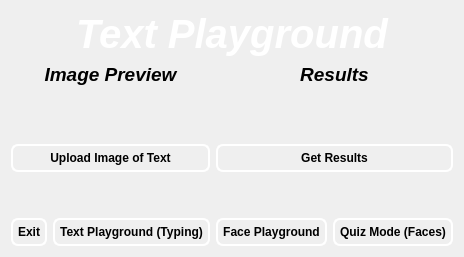
         <widget class="QWidget" name="page_4">
          <layout class="QGridLayout" name="gridLayout_6">
           <item row="0" column="0" colspan="4">
            <widget class="QLabel" name="label_6">
             <property name="font">
              <font>
               <family>Tahoma</family>
               <pointsize>30</pointsize>
               <weight>75</weight>
               <italic>true</italic>
               <bold>true</bold>
               <underline>false</underline>
              </font>
             </property>
             <property name="styleSheet">
              <string notr="true">background: transparent;</string>
             </property>
             <property name="text">
              <string>&lt;html&gt;&lt;head/&gt;&lt;body&gt;&lt;p&gt;&lt;span style=&quot; color:#ffffff;&quot;&gt;Text Playground&lt;/span&gt;&lt;/p&gt;&lt;/body&gt;&lt;/html&gt;</string>
             </property>
             <property name="alignment">
              <set>Qt::AlignCenter</set>
             </property>
            </widget>
           </item>
           <item row="2" column="2" colspan="2">
            <widget class="QLabel" name="textPGRating2">
             <property name="font">
              <font>
               <family>Tahoma</family>
               <pointsize>30</pointsize>
              </font>
             </property>
             <property name="text">
              <string>&lt;Results&gt;</string>
             </property>
             <property name="alignment">
              <set>Qt::AlignCenter</set>
             </property>
            </widget>
           </item>
           <item row="2" column="0" colspan="2">
            <widget class="QLabel" name="imagePrev2">
             <property name="text">
              <string/>
             </property>
             <property name="pixmap">
              <pixmap>../Pictures/Saved Pictures/pika2.png</pixmap>
             </property>
             <property name="alignment">
              <set>Qt::AlignCenter</set>
             </property>
            </widget>
           </item>
           <item row="1" column="0" colspan="2">
            <widget class="QLabel" name="label_2">
             <property name="font">
              <font>
               <family>Tahoma</family>
               <pointsize>14</pointsize>
               <weight>75</weight>
               <italic>true</italic>
               <bold>true</bold>
              </font>
             </property>
             <property name="text">
              <string>Image Preview</string>
             </property>
             <property name="alignment">
              <set>Qt::AlignCenter</set>
             </property>
            </widget>
           </item>
           <item row="1" column="2" colspan="2">
            <widget class="QLabel" name="label_7">
             <property name="font">
              <font>
               <family>Tahoma</family>
               <pointsize>14</pointsize>
               <weight>75</weight>
               <italic>true</italic>
               <bold>true</bold>
              </font>
             </property>
             <property name="text">
              <string>Results</string>
             </property>
             <property name="alignment">
              <set>Qt::AlignCenter</set>
             </property>
            </widget>
           </item>
           <item row="6" column="0" rowspan="2" colspan="2">
            <spacer name="verticalSpacer_9">
             <property name="orientation">
              <enum>Qt::Vertical</enum>
             </property>
             <property name="sizeType">
              <enum>QSizePolicy::Minimum</enum>
             </property>
             <property name="sizeHint" stdset="0">
              <size>
               <width>20</width>
               <height>40</height>
              </size>
             </property>
            </spacer>
           </item>
           <item row="6" column="2" rowspan="2" colspan="2">
            <spacer name="verticalSpacer_10">
             <property name="orientation">
              <enum>Qt::Vertical</enum>
             </property>
             <property name="sizeType">
              <enum>QSizePolicy::Minimum</enum>
             </property>
             <property name="sizeHint" stdset="0">
              <size>
               <width>20</width>
               <height>40</height>
              </size>
             </property>
            </spacer>
           </item>
           <item row="5" column="0" colspan="2">
            <widget class="QPushButton" name="uploadBtn2">
             <property name="font">
              <font>
               <family>Tahoma</family>
               <weight>75</weight>
               <bold>true</bold>
              </font>
             </property>
             <property name="styleSheet">
              <string notr="true">QPushButton {
    color: black;
    border: 2px solid White;
    border-radius: 7px;
    border-style: outset;
    background: qradialgradient(
        cx: 0.3, cy: -0.4, fx: 0.3, fy: -0.4,
        radius: 1.35, stop: 0 white, stop: 1 #888
        );
    padding: 5px;
    }

QPushButton:hover {
    background: qradialgradient(
        cx: 0.3, cy: -0.4, fx: 0.3, fy: -0.4,
        radius: 1.35, stop: 0 #fff, stop: 1 #bbb
        );
    }

QPushButton:pressed {
    border-style: inset;
    background: qradialgradient(
        cx: 0.4, cy: -0.1, fx: 0.4, fy: -0.1,
        radius: 1.35, stop: 0 #fff, stop: 1 #ddd
        );
    }</string>
             </property>
             <property name="text">
              <string>Upload Image of Text</string>
             </property>
            </widget>
           </item>
           <item row="5" column="2" colspan="2">
            <widget class="QPushButton" name="resultsBtn3">
             <property name="font">
              <font>
               <family>Tahoma</family>
               <weight>75</weight>
               <bold>true</bold>
              </font>
             </property>
             <property name="styleSheet">
              <string notr="true">QPushButton {
    color: black;
    border: 2px solid White;
   border-radius: 7px;
    border-style: outset;
    background: qradialgradient(
        cx: 0.3, cy: -0.4, fx: 0.3, fy: -0.4,
        radius: 1.35, stop: 0 white, stop: 1 #888
        );
    padding: 5px;
    }

QPushButton:hover {
    background: qradialgradient(
        cx: 0.3, cy: -0.4, fx: 0.3, fy: -0.4,
        radius: 1.35, stop: 0 #fff, stop: 1 #bbb
        );
    }

QPushButton:pressed {
    border-style: inset;
    background: qradialgradient(
        cx: 0.4, cy: -0.1, fx: 0.4, fy: -0.1,
        radius: 1.35, stop: 0 #fff, stop: 1 #ddd
        );
    }</string>
             </property>
             <property name="text">
              <string>Get Results</string>
             </property>
            </widget>
           </item>
           <item row="8" column="0">
            <widget class="QPushButton" name="exitBtn3">
             <property name="font">
              <font>
               <family>Tahoma</family>
               <weight>75</weight>
               <bold>true</bold>
              </font>
             </property>
             <property name="styleSheet">
              <string notr="true">QPushButton {
    color: black;
    border: 2px solid White;
    border-radius: 7px;
    border-style: outset;
    background: qradialgradient(
        cx: 0.3, cy: -0.4, fx: 0.3, fy: -0.4,
        radius: 1.35, stop: 0 white, stop: 1 #888
        );
    padding: 5px;
    }

QPushButton:hover {
    background: qradialgradient(
        cx: 0.3, cy: -0.4, fx: 0.3, fy: -0.4,
        radius: 1.35, stop: 0 #fff, stop: 1 #bbb
        );
    }

QPushButton:pressed {
    border-style: inset;
    background: qradialgradient(
        cx: 0.4, cy: -0.1, fx: 0.4, fy: -0.1,
        radius: 1.35, stop: 0 #fff, stop: 1 #ddd
        );
    }</string>
             </property>
             <property name="text">
              <string>Exit</string>
             </property>
            </widget>
           </item>
           <item row="8" column="1">
            <widget class="QPushButton" name="textPGTypeBtn2">
             <property name="font">
              <font>
               <family>Tahoma</family>
               <weight>75</weight>
               <bold>true</bold>
              </font>
             </property>
             <property name="styleSheet">
              <string notr="true">QPushButton {
    color: black;
    border: 2px solid White;
    border-radius: 7px;
    border-style: outset;
    background: qradialgradient(
        cx: 0.3, cy: -0.4, fx: 0.3, fy: -0.4,
        radius: 1.35, stop: 0 white, stop: 1 #888
        );
    padding: 5px;
    }

QPushButton:hover {
    background: qradialgradient(
        cx: 0.3, cy: -0.4, fx: 0.3, fy: -0.4,
        radius: 1.35, stop: 0 #fff, stop: 1 #bbb
        );
    }

QPushButton:pressed {
    border-style: inset;
    background: qradialgradient(
        cx: 0.4, cy: -0.1, fx: 0.4, fy: -0.1,
        radius: 1.35, stop: 0 #fff, stop: 1 #ddd
        );
    }</string>
             </property>
             <property name="text">
              <string>Text Playground (Typing)</string>
             </property>
            </widget>
           </item>
           <item row="8" column="2">
            <widget class="QPushButton" name="facePGBtn2">
             <property name="font">
              <font>
               <family>Tahoma</family>
               <weight>75</weight>
               <bold>true</bold>
              </font>
             </property>
             <property name="styleSheet">
              <string notr="true">QPushButton {
    color: black;
    border: 2px solid White;
    border-radius: 7px;
    border-style: outset;
    background: qradialgradient(
        cx: 0.3, cy: -0.4, fx: 0.3, fy: -0.4,
        radius: 1.35, stop: 0 white, stop: 1 #888
        );
    padding: 5px;
    }

QPushButton:hover {
    background: qradialgradient(
        cx: 0.3, cy: -0.4, fx: 0.3, fy: -0.4,
        radius: 1.35, stop: 0 #fff, stop: 1 #bbb
        );
    }

QPushButton:pressed {
    border-style: inset;
    background: qradialgradient(
        cx: 0.4, cy: -0.1, fx: 0.4, fy: -0.1,
        radius: 1.35, stop: 0 #fff, stop: 1 #ddd
        );
    }</string>
             </property>
             <property name="text">
              <string>Face Playground</string>
             </property>
            </widget>
           </item>
           <item row="8" column="3">
            <widget class="QPushButton" name="quizModeBtn3">
             <property name="font">
              <font>
               <family>Tahoma</family>
               <weight>75</weight>
               <bold>true</bold>
              </font>
             </property>
             <property name="styleSheet">
              <string notr="true">QPushButton {
    color: black;
    border: 2px solid White;
    border-radius: 7px;
    border-style: outset;
    background: qradialgradient(
        cx: 0.3, cy: -0.4, fx: 0.3, fy: -0.4,
        radius: 1.35, stop: 0 white, stop: 1 #888
        );
    padding: 5px;
    }

QPushButton:hover {
    background: qradialgradient(
        cx: 0.3, cy: -0.4, fx: 0.3, fy: -0.4,
        radius: 1.35, stop: 0 #fff, stop: 1 #bbb
        );
    }

QPushButton:pressed {
    border-style: inset;
    background: qradialgradient(
        cx: 0.4, cy: -0.1, fx: 0.4, fy: -0.1,
        radius: 1.35, stop: 0 #fff, stop: 1 #ddd
        );
    }</string>
             </property>
             <property name="text">
              <string>Quiz Mode (Faces)</string>
             </property>
            </widget>
           </item>
          </layout>
         </widget>
